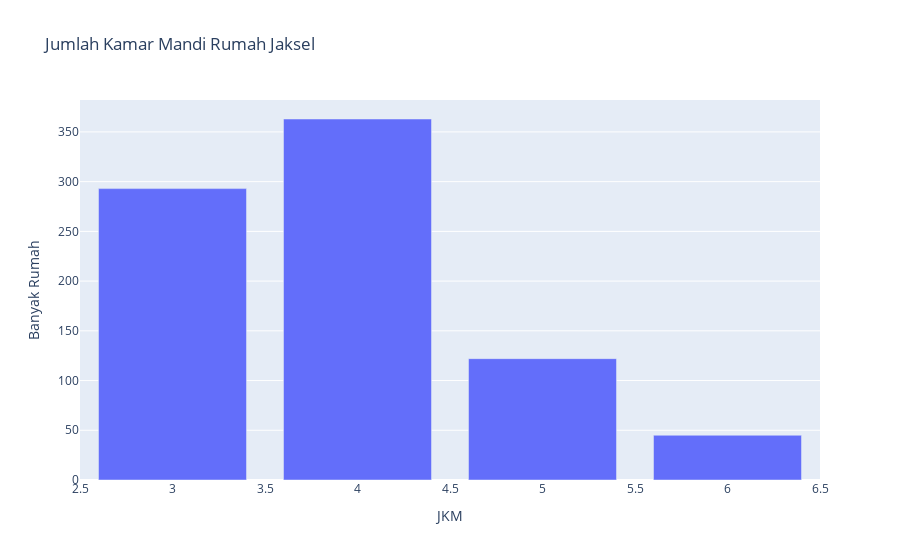

Write notebook code for a chart like this one.
### Code cell
dataKamarMandi = pd.DataFrame(
    data['JKM'].value_counts().reset_index().rename(columns={'count':'Banyak Rumah'})
  )
px.bar(
    data_frame=dataKamarMandi, y = 'Banyak Rumah', x = 'JKM',
    title = 'Jumlah Kamar Mandi Rumah Jaksel'
)

### Figure 1 — Plotly figure (JSON) as saved in the notebook; plotly's stock layout.template omitted (floating-point values rounded to 4 significant figures)
{"data": [{"alignmentgroup": "True", "hovertemplate": "JKM=%{x}<br>Banyak Rumah=%{y}<extra></extra>", "legendgroup": "", "marker": {"color": "#636efa", "pattern": {"shape": ""}}, "name": "", "offsetgroup": "", "orientation": "v", "showlegend": false, "textposition": "auto", "type": "bar", "x": [4, 3, 5, 6], "xaxis": "x", "y": [363, 293, 122, 45], "yaxis": "y"}], "layout": {"barmode": "relative", "legend": {"tracegroupgap": 0}, "title": {"text": "Jumlah Kamar Mandi Rumah Jaksel"}, "xaxis": {"anchor": "y", "domain": [0, 1], "title": {"text": "JKM"}}, "yaxis": {"anchor": "x", "domain": [0, 1], "title": {"text": "Banyak Rumah"}}}}
